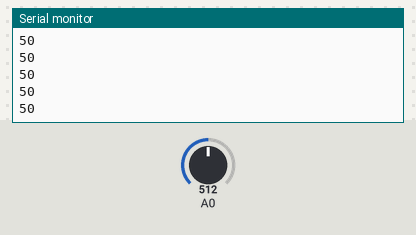
A sketch run on a simulated Arduino Uno, built with avr-gcc and run on an emulated ATmega328P. On the bench: the last lines printed to the serial monitor. The inputs (shaded band) are chosen by the test bench; at power-on: A0 = 512.

Above: at 1.2 s.
1.3 s: A0 set to 716
At 1.32 s:
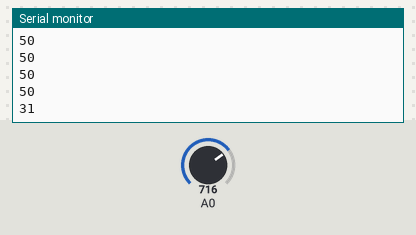
2.8 s: A0 set to 900
At 2.83 s:
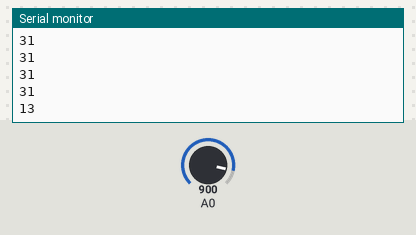
Timing chart, 0 to 5.8 s (numbered marks = the images above; inputs shaded):
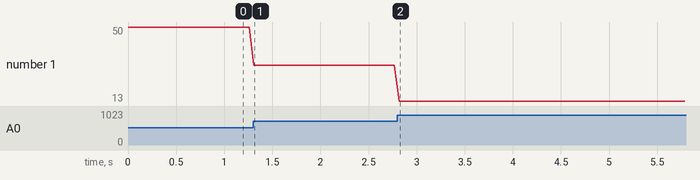

Measured:
- after the input at 1.3 s, the serial monitor: prints a new line at once (image 1)
- after the input at 2.8 s, the serial monitor: prints a new line at once (image 2)
- plotted number 1: 50 → 31 after the input at 1.3 s, 31 → 13 after the input at 2.8 s

The sketch:

Soil_humidity.ino
```cpp
#include <SoilHygrometer.h>

SoilHygrometer hygrometer(A0);

void setup() {
  Serial.begin(9600);
}

void loop() {
  hygrometer.print("", 100, 0);
  Serial.println();

  delay(50);
}
```
